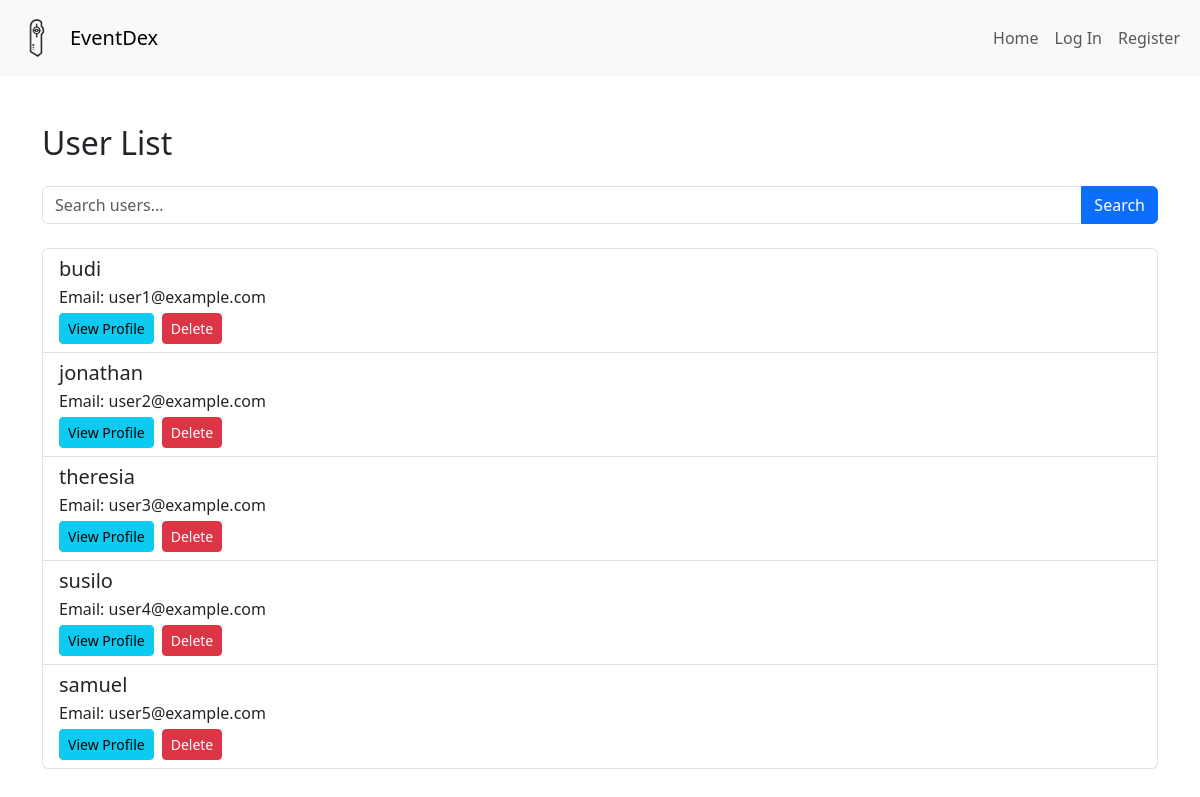
/admin_user_dashboard.php, run on the app's committed database.
### tables this page shows
CREATE TABLE `users` (
  `user_id` int(11) NOT NULL,
  `username` varchar(100) NOT NULL,
  `email` varchar(100) NOT NULL,
  `password_hash` varchar(255) NOT NULL,
  `reset_token` varchar(255) DEFAULT NULL,
  `created_at` timestamp NOT NULL DEFAULT current_timestamp(),
  `updated_at` timestamp NOT NULL DEFAULT current_timestamp() ON UPDATE current_timestamp(),
  `role` enum('user','admin') NOT NULL DEFAULT 'user'
);

### admin_user_dashboard.php (the view, shortened to what this page needs)
<?php
include 'header.php';
include 'db_connect.php';
$search = $_POST['search'] ?? '';
$sql = "SELECT user_id, username, email FROM users WHERE role = 'user' AND (username LIKE ? OR email LIKE ?)";
$searchTerm = "%" . $search . "%";
$stmt = $conn->prepare($sql);
$stmt->bind_param("ss", $searchTerm, $searchTerm);
$stmt->execute();
$stmt->bind_result($user_id, $username, $email);
?>
<!DOCTYPE html>
<html lang="en">
<head>
</head>
<body>
<div class="container my-5">
    <section>
        <h2 class="mb-4">User List</h2>
        <form method="POST" action="" class="input-group mb-4">
            <input type="text" class="form-control" name="search" placeholder="Search users..." value="<?php echo htmlspecialchars($search); ?>">
            <button type="submit" class="btn btn-primary">Search</button>
        </form>
        <div class="list-group" id="user-list">
            <?php
            while ($stmt->fetch()) {
                echo "<div class='list-group-item' id='user-$user_id'>";
                echo "<h5 class='mb-1'>" . htmlspecialchars($username) . "</h5>";
                echo "<p class='mb-1'>Email: " . htmlspecialchars($email) . "</p>";
                echo "<a href='profile_read.php?user_id=" . htmlspecialchars($user_id) . "' class='btn btn-sm btn-info me-2'>View Profile</a>";
                echo "<button onclick='deleteUser($user_id)' class='btn btn-sm btn-danger'>Delete</button>";
                echo "</div>";
            }
            ?>
        </div>
    </section>
</div>
</body>
</html>

### header.php (shortened to what this page needs)
<head>
    <link href="https://cdn.jsdelivr.net/npm/bootstrap@5.3.3/dist/css/bootstrap.min.css" rel="stylesheet">
    <link rel="stylesheet" href="https://cdnjs.cloudflare.com/ajax/libs/font-awesome/6.0.0-beta3/css/all.min.css">
</head>
<nav class="navbar navbar-expand-lg navbar-light bg-light">
    <div class="container-fluid">
        <a class="navbar-brand d-flex align-items-center" href="index.php">
            <img src="uploads/logo.png" id="pokedex" alt="Logo" style="width: 50px; height: 50px;" class="me-2">
            <span>EventDex</span>
        </a>
        <div class="navbar-nav ms-auto">
            <a class="nav-link" href="index.php">Home</a>
            <?php
            if (isset($_SESSION['user_id'])) {
                echo '<a class="nav-link" href="profile.php">Profile</a>';
                echo '<a class="nav-link" href="logout.php">Log Out</a>';
            } else {
                echo '<a class="nav-link" href="login.php">Log In</a>';
                echo '<a class="nav-link" href="register.php">Register</a>';
            }
            ?>
        </div>
    </div>
</nav>

### data on the page
users: username "budi", email "user1@example.com"
users: username "jonathan", email "user2@example.com"
users: username "theresia", email "user3@example.com"
users: username "susilo", email "user4@example.com"
users: username "samuel", email "user5@example.com"
